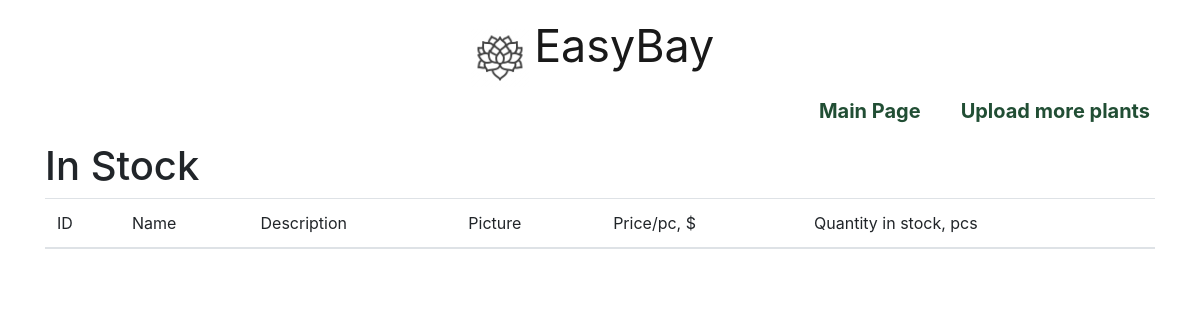
The page /succulents/list/ on the database as committed earlier.
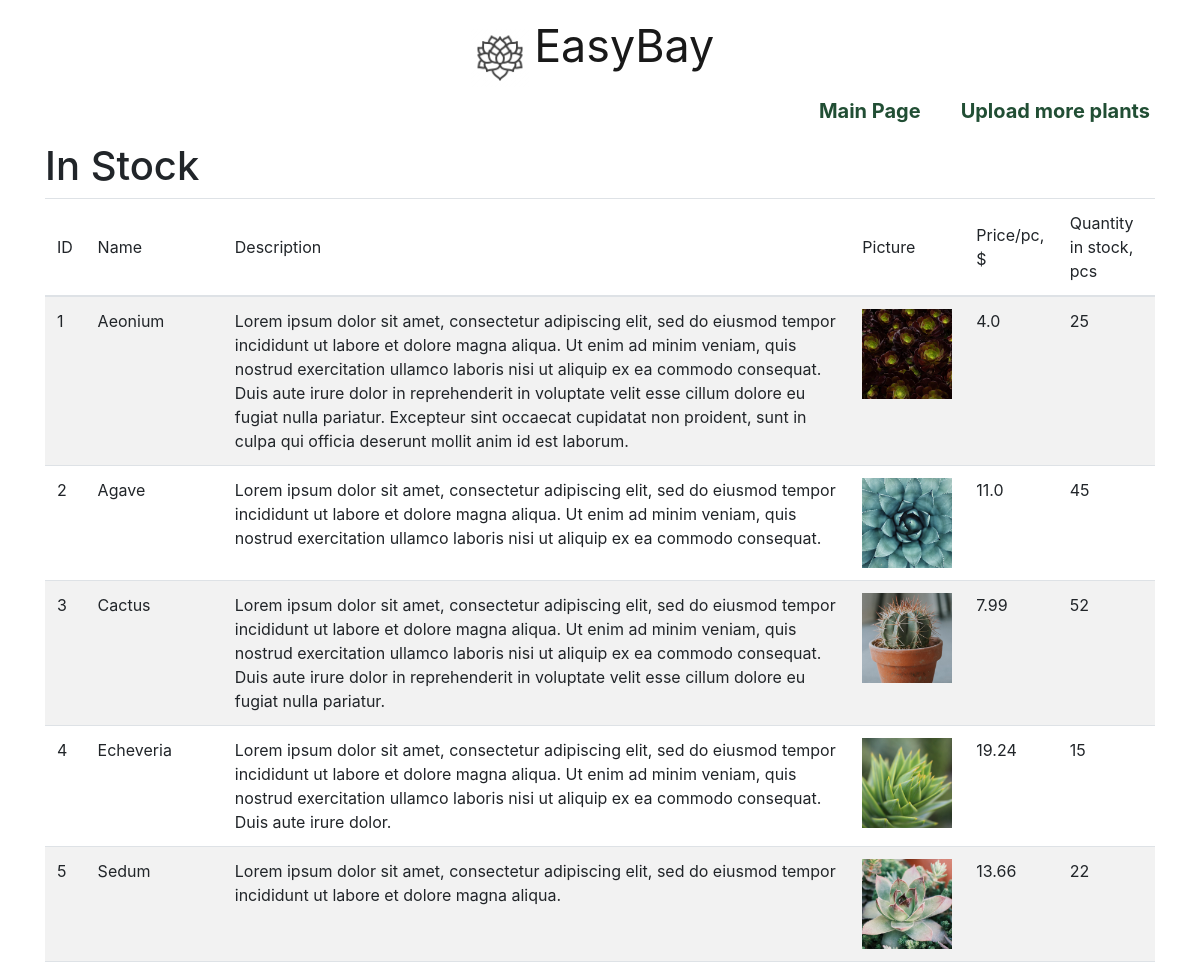
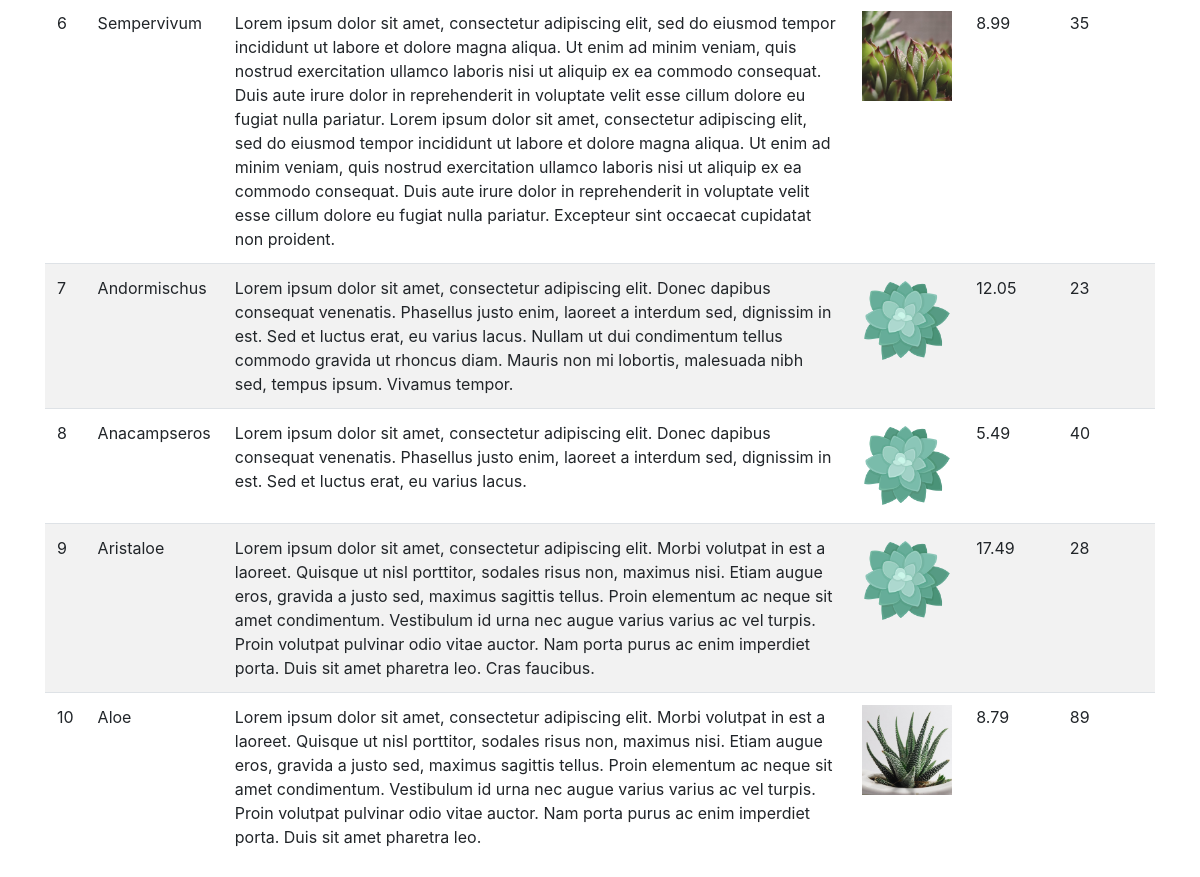
The same page on the database as committed later (2 pictures, top to bottom).
### plant/models.py (models this page shows)
class Plant(models.Model):
    name = models.CharField(max_length=45)
    description = models.TextField()
    price = models.FloatField()
    quantity = models.IntegerField()
    picture = models.FileField(upload_to="plants_images", default='plants_images/default_succulent.png')
    created_at = models.DateTimeField(auto_now_add=True)
    updated_at = models.DateTimeField(auto_now=True)
    objects = PlantManager()

### plant/views.py (the view)
# urls.py: path("list/", views.all_uploaded_succulents),
def all_uploaded_succulents(request):
    context = {"succulents": Plant.objects.all()}
    return render(request, "all_succulents.html", context)

### plant/templates/all_succulents.html (shortened to what this page needs)
<!DOCTYPE html>
<html lang="en">
	<head>
		<link
			rel="stylesheet"
			href="https://cdn.jsdelivr.net/npm/bootstrap@4.6.0/dist/css/bootstrap.min.css"
		/>
		{% load static %}
		<link rel="stylesheet" href="{% static 'all_styles/styles.css' %}" />
	</head>
	<body>
		<div class="container">
			<div class="text-center">{% include 'partials/logo.html' %}</div>
		<div class="row justify-content-end mb-3"><a class="breadcrumbs" href="/">Main Page</a>
		<a class="breadcrumbs" href="../plant-form/">Upload more plants</a></div>
		<h1>In Stock</h1>
			<table class="table table-striped">
				<thead>
					<tr>
						<th scope="col">ID</th>
						<th scope="col">Name</th>
						<th scope="col">Description</th>
						<th scope="col">Picture</th>
						<th scope="col">Price/pc, $</th>
						<th scope="col">Quantity in stock, pcs</th>
					</tr>
				</thead>
				<tbody>
					{% for succulent in succulents %}
					<tr>
						<td scope="col">{{succulent.id}}</td>
						<td scope="col">{{succulent.name}}</td>
						<td scope="col">{{succulent.description}}</td>
						<td scope="col"><img src="{{succulent.picture.url}}" alt="{{succulent.name}} image"></td>
						<td scope="col">{{succulent.price}}</td>
						<td scope="col">{{succulent.quantity}}</td>
					</tr>
					{% endfor %}
				</tbody>
			</table>
		</div>
	</body>
</html>

### plant/templates/partials/logo.html
<nav class="navbar navbar-light justify-content-between">
	<div class="logo_brand">
		{% load static %}
		<img
			class="navbar-logo"
			src="{% static 'all_images/succulent_logo.png' %}"
			alt="succulent logo"
		/>
		<a class="navbar-brand" href="/">EasyBay</a>
	</div>
</nav>

### static_files/css/styles.css (style rules this page uses)
* { vertical-align: baseline; font-weight: inherit; font-family: inherit; font-style: inherit; color: inherit; font-size: 100%; border: 0 none; outline: 0; padding: 0; margin: 0; }
img { width: 100%; object-fit: cover; }
.navbar-light .navbar-nav .nav-link, a { color: #214e34; }
.navbar-logo { width: 100px; }
.navbar a.navbar-brand { font-size: 1.6rem; }
.logo_brand { flex-grow: 3; }
.navbar:first-child { flex-direction: column; }
@media only screen and (min-width: 576px) { .navbar a.navbar-brand { font-size: 2.8rem; } }
@media only screen and (min-width: 768px) { .navbar a.navbar-brand { font-size: 2.4rem; } }
@media only screen and (min-width: 768px) { .navbar-logo { width: 60px; } }
@media only screen and (min-width: 768px) { .navbar:first-child { flex-direction: row; } }
@media only screen and (min-width: 992px) { .navbar a.navbar-brand { font-size: 2.8rem; } }
.breadcrumbs { font-size: 20px; font-weight: 700; margin: 0 20px; }
table img { width: 90px; height: 90px; object-fit: cover; }
table.table thead th { vertical-align: middle; }

Rows that differ between the two databases and show on the page:
added Plant: id "1", name "Aeonium", description "Lorem ipsum dolor sit amet, consectetur adipiscing elit, sed do eiusmod tempor incididunt ut labore et dolore magna aliqua. Ut enim ad minim veniam, quis nostrud exercitation ullamco laboris nisi ut aliquip ex ea commodo consequat. Duis aute irure dolor in reprehenderit in voluptate velit esse cillum dolore eu fugiat nulla pariatur. Excepteur sint occaecat cupidatat non proident, sunt in culpa qui officia deserunt mollit anim id est laborum.", picture (picture), price "4.0", quantity "25"
added Plant: id "2", name "Agave", description "Lorem ipsum dolor sit amet, consectetur adipiscing elit, sed do eiusmod tempor incididunt ut labore et dolore magna aliqua. Ut enim ad minim veniam, quis nostrud exercitation ullamco laboris nisi ut aliquip ex ea commodo consequat.", picture (picture), price "11.0", quantity "45"
added Plant: id "3", name "Cactus", description "Lorem ipsum dolor sit amet, consectetur adipiscing elit, sed do eiusmod tempor incididunt ut labore et dolore magna aliqua. Ut enim ad minim veniam, quis nostrud exercitation ullamco laboris nisi ut aliquip ex ea commodo consequat. Duis aute irure dolor in reprehenderit in voluptate velit esse cillum dolore eu fugiat nulla pariatur.", picture (picture), price "7.99", quantity "52"
added Plant: id "4", name "Echeveria", description "Lorem ipsum dolor sit amet, consectetur adipiscing elit, sed do eiusmod tempor incididunt ut labore et dolore magna aliqua. Ut enim ad minim veniam, quis nostrud exercitation ullamco laboris nisi ut aliquip ex ea commodo consequat. Duis aute irure dolor.", picture (picture), price "19.24", quantity "15"
added Plant: id "5", name "Sedum", description "Lorem ipsum dolor sit amet, consectetur adipiscing elit, sed do eiusmod tempor incididunt ut labore et dolore magna aliqua.", picture (picture), price "13.66", quantity "22"
added Plant: id "6", name "Sempervivum", description "Lorem ipsum dolor sit amet, consectetur adipiscing elit, sed do eiusmod tempor incididunt ut labore et dolore magna aliqua. Ut enim ad minim veniam, quis nostrud exercitation ullamco laboris nisi ut aliquip ex ea commodo consequat. Duis aute irure dolor in reprehenderit in voluptate velit esse cillum dolore eu fugiat nulla pariatur. Lorem ipsum dolor sit amet, consectetur adipiscing elit, sed do eiusmod tempor incididunt ut labore et dolore magna aliqua. Ut enim ad minim veniam, quis nostrud exercitation ullamco laboris nisi ut aliquip ex ea commodo consequat. Duis aute irure dolor in reprehenderit in voluptate velit esse cillum dolore eu fugiat nulla pariatur. Excepteur sint occaecat…", picture (picture), price "8.99", quantity "35"
added Plant: id "7", name "Andormischus", description "Lorem ipsum dolor sit amet, consectetur adipiscing elit. Donec dapibus consequat venenatis. Phasellus justo enim, laoreet a interdum sed, dignissim in est. Sed et luctus erat, eu varius lacus. Nullam ut dui condimentum tellus commodo gravida ut rhoncus diam. Mauris non mi lobortis, malesuada nibh sed, tempus ipsum. Vivamus tempor.", picture (placeholder picture), price "12.05", quantity "23"
added Plant: id "8", name "Anacampseros", description "Lorem ipsum dolor sit amet, consectetur adipiscing elit. Donec dapibus consequat venenatis. Phasellus justo enim, laoreet a interdum sed, dignissim in est. Sed et luctus erat, eu varius lacus.", picture (placeholder picture), price "5.49", quantity "40"
added Plant: id "9", name "Aristaloe", description "Lorem ipsum dolor sit amet, consectetur adipiscing elit. Morbi volutpat in est a laoreet. Quisque ut nisl porttitor, sodales risus non, maximus nisi. Etiam augue eros, gravida a justo sed, maximus sagittis tellus. Proin elementum ac neque sit amet condimentum. Vestibulum id urna nec augue varius varius ac vel turpis. Proin volutpat pulvinar odio vitae auctor. Nam porta purus ac enim imperdiet porta. Duis sit amet pharetra leo. Cras faucibus.", picture (placeholder picture), price "17.49", quantity "28"
added Plant: id "10", name "Aloe", description "Lorem ipsum dolor sit amet, consectetur adipiscing elit. Morbi volutpat in est a laoreet. Quisque ut nisl porttitor, sodales risus non, maximus nisi. Etiam augue eros, gravida a justo sed, maximus sagittis tellus. Proin elementum ac neque sit amet condimentum. Vestibulum id urna nec augue varius varius ac vel turpis. Proin volutpat pulvinar odio vitae auctor. Nam porta purus ac enim imperdiet porta. Duis sit amet pharetra leo.", picture (picture), price "8.79", quantity "89"
